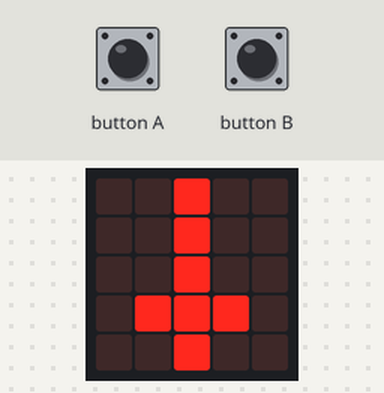
Simulated run of this program. Board: BBC micro:bit (MakeCode). On the bench: the board's 5×5 LED display. The inputs (shaded band) are chosen by the test bench.

Above: at 1.8 s.
1.9 s: button A pressed for 0.15 s
At 2.4 s:
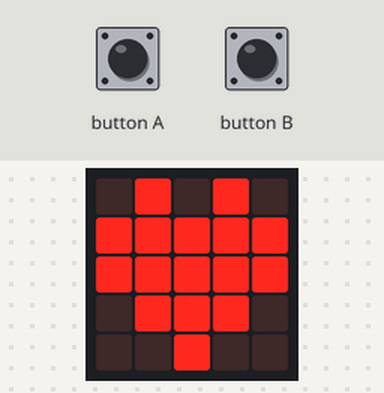
3.5 s: button A pressed for 0.15 s
At 4.8 s:
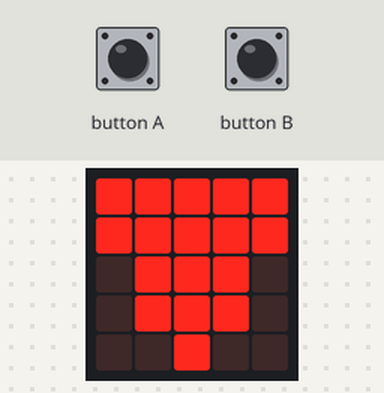
5.1 s: button B pressed for 0.15 s
At 6.0 s:
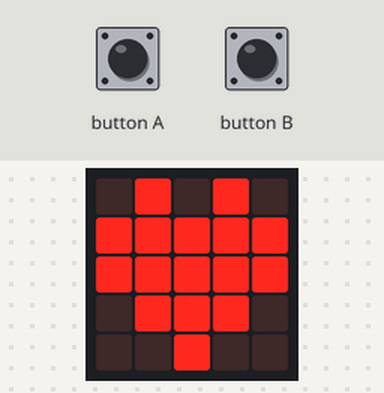
Timing chart, 0 to 8.1 s (numbered marks = the images above; inputs shaded):
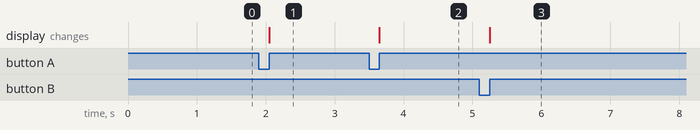

The program:

main.ts
```typescript
input.onButtonPressed(Button.A, function () {
    if (_symbol > 0) {
        _symbol = _symbol - 1
    } else {
        _symbol = 2
    }
    zeigeSymbol()
})
function zeigeSymbol () {
    if (_symbol == 0) {
        basic.showIcon(IconNames.Sword)
    } else if (_symbol == 1) {
        basic.showLeds(`
            # # # # #
            # # # # #
            . # # # .
            . # # # .
            . . # . .
            `)
    } else if (_symbol == 2) {
        basic.showIcon(IconNames.Heart)
    } else {
        basic.showIcon(IconNames.No)
    }
}
input.onButtonPressed(Button.B, function () {
    if (_symbol < 2) {
        _symbol = _symbol + 1
    } else {
        _symbol = 0
    }
    zeigeSymbol()
})
let _symbol = 0
_symbol = 0
zeigeSymbol()
```

test.ts
```typescript
// Hier kann man Tests durchführen; diese Datei wird nicht kompiliert, wenn dieses Paket als Erweiterung verwendet wird.
```

Measured:
- after the input at 1.9 s, the display: changes after 0.15 s (image 1)
- after the input at 3.5 s, the display: changes after 0.15 s (image 2)
- after the input at 5.1 s, the display: changes after 0.15 s (image 3)
